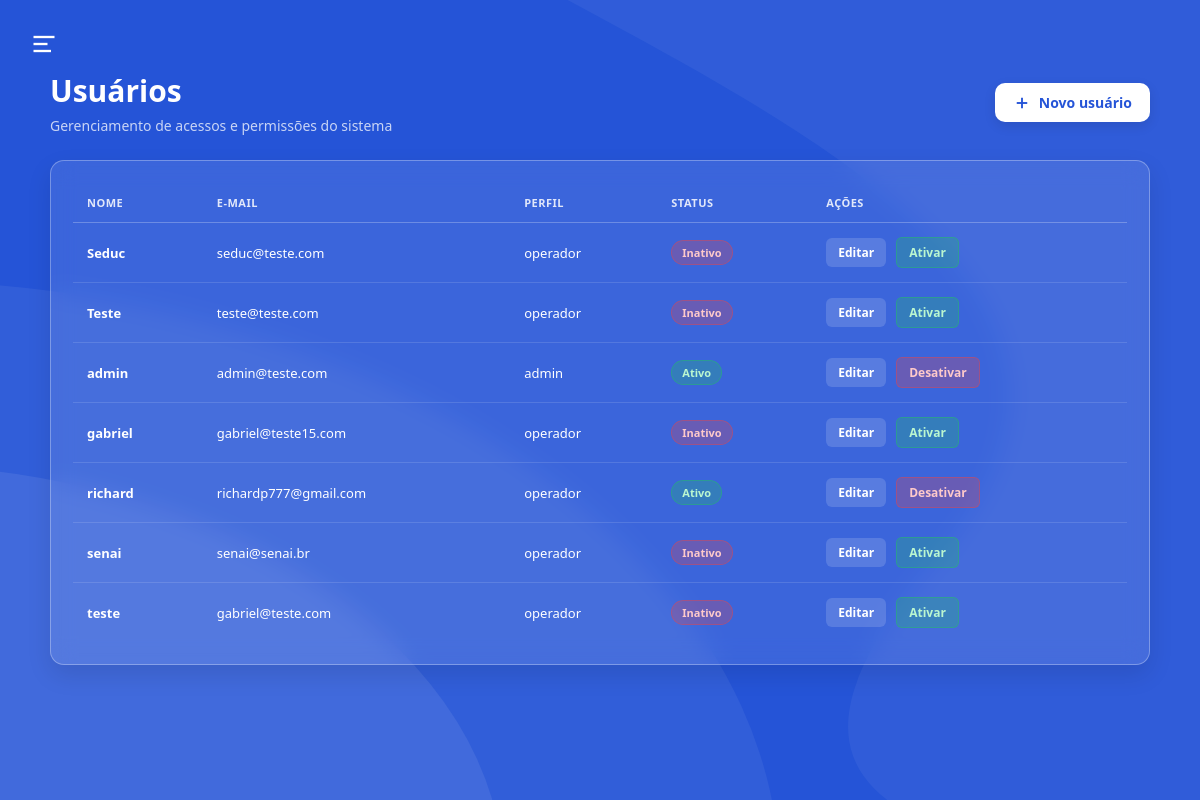
The page /usuarios/ (signed in) on the database as committed earlier.
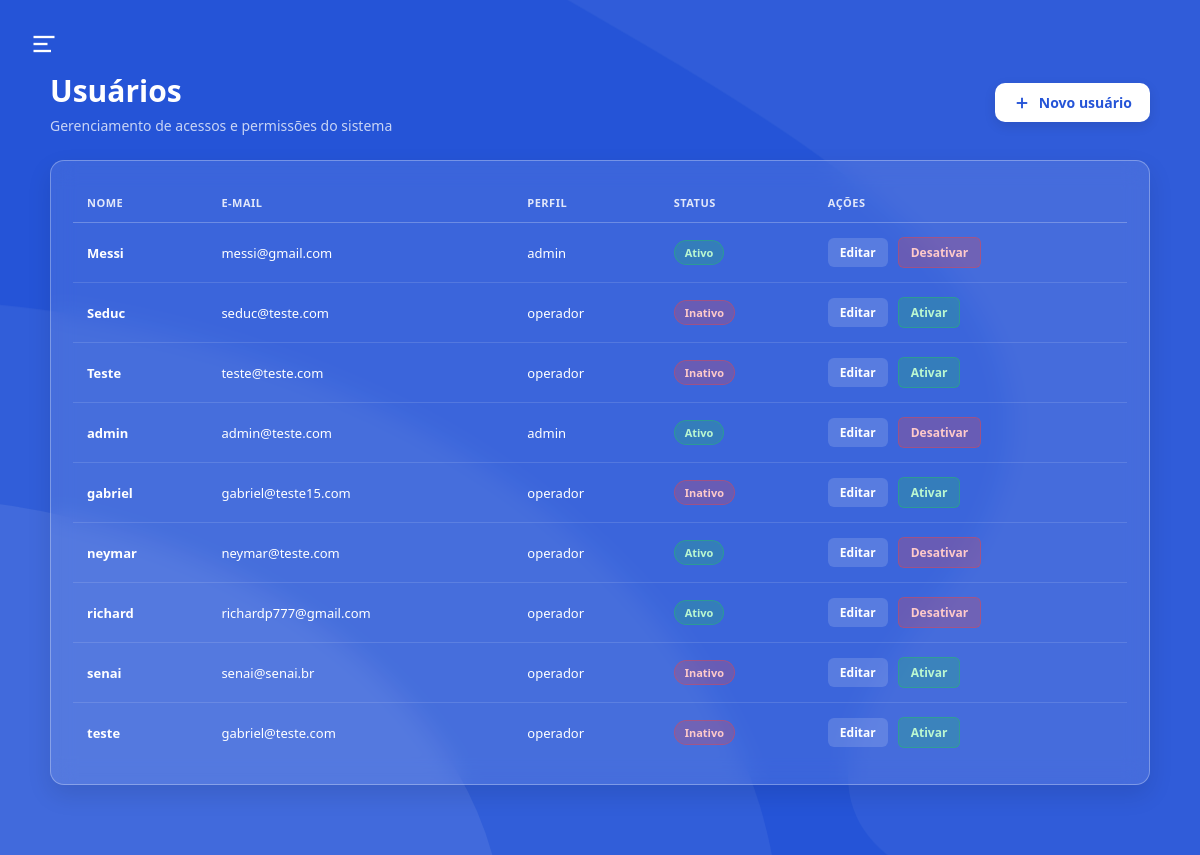
The same page on the database as committed later.
### app/models/usuarios.py (models this page shows)
class Usuario(Base):
    __tablename__ = "usuarios"
    id = Column(Integer, primary_key=True, autoincrement=True)
    nome = Column(String(100), nullable=False)
    email = Column(String(150), unique=True, nullable=False)
    senha_hash = Column(String(255), nullable=False)
    role = Column(String(20), nullable=False, default="operador")
    ativo = Column(Boolean, default=True)
    criando_em = Column(DateTime, server_default=func.now())

### app/controllers/usuario_controller.py (the view)
@router.get("/")
def listar_usuarios(
    request: Request,
    db: Session = Depends(get_db),
    admin = Depends(get_admin)  # bloqueia quem não é admin
):
    usuarios = db.query(Usuario).order_by(Usuario.nome).all()
    return templates.TemplateResponse(
        request,
        "usuarios/index.html",
        {
            "request": request,
            "usuario": admin,   # dados de quem está logado (para navbar)
            "usuarios": usuarios  # lista para exibir na tabela
        }
    )

### app/templates/usuarios/index.html (shortened to what this page needs)
<!DOCTYPE html>
<html lang="pt-br">
<head>
</head>
<body>
    <aside class="sidebar">
        <button class="btn-close-sidebar" id="closeSidebarBtn" aria-label="Fechar menu">
        </button>
        <nav class="sidebar-menu">
            <a href="/dashboard" class="sidebar-item">
            </a>
            <a href="/pdv" class="sidebar-item">
            </a>
            <a href="/categorias" class="sidebar-item">
            </a>
            <a href="/produtos" class="sidebar-item">
            </a>
            <a href="/clientes" class="sidebar-item">
            </a>
            <a href="/movimentacoes" class="sidebar-item">
            </a>
            <a href="/usuarios" class="sidebar-item active">
            </a>
        </nav>
    </aside>
    <main class="main-screen">
        <header class="app-header">
            <button class="btn-menu" id="openSidebarBtn" aria-label="Abrir menu">
                <svg viewBox="0 0 24 24">
                    <line x1="3" y1="6" x2="21" y2="6"></line>
                    <line x1="3" y1="12" x2="15" y2="12"></line>
                    <line x1="3" y1="18" x2="18" y2="18"></line>
                </svg>
            </button>
        </header>
        <section class="dashboard">
            <div class="dashboard-header">
                <div class="dashboard-title">
                    <h1>Usuários</h1>
                    <p>Gerenciamento de acessos e permissões do sistema</p>
                </div>
                <a href="/usuarios/novo" class="btn-primary">
                    <svg width="18" height="18" viewBox="0 0 24 24" fill="none" stroke="currentColor" stroke-width="2.5"><line x1="12" y1="5" x2="12" y2="19"></line><line x1="5" y1="12" x2="19" y2="12"></line></svg>
                    Novo usuário
                </a>
            </div>
            <div class="dashboard-card">
                <table class="styled-table">
                    <thead>
                        <tr>
                            <th>Nome</th>
                            <th>E-mail</th>
                            <th>Perfil</th>
                            <th>Status</th>
                            <th>Ações</th>
                        </tr>
                    </thead>
                    <tbody>
                        {% for u in usuarios %}
                        <tr>
                            <td><strong>{{ u.nome }}</strong></td>
                            <td>{{ u.email }}</td>
                            <td>{{ u.role }}</td>
                            <td>
                                <span class="status-badge {{ 'ativo' if u.ativo else 'inativo' }}">
                                    {{ "Ativo" if u.ativo else "Inativo" }}
                                </span>
                            </td>
                            <td>
                                <div class="actions-cell">
                                    <a href="/usuarios/{{ u.id }}/editar" class="action-link">Editar</a>
                                    <form action="/usuarios/{{ u.id }}/toggle-ativo" method="post" style="display:inline">
                                        <button type="submit" class="action-btn {{ 'ativar' if not u.ativo else '' }}">
                                            {{ "Desativar" if u.ativo else "Ativar" }}
                                        </button>
                                    </form>
                                </div>
                            </td>
                        </tr>
                        {% endfor %}
                    </tbody>
                </table>
            </div>
        </section>
    </main>
</body>
</html>

Rows that differ between the two databases and show on the page:
added Usuario: nome "Messi", email "messi@gmail.com", role "admin", ativo "Ativo", ativo "Desativar"
added Usuario: nome "neymar", email "neymar@teste.com", role "operador", ativo "Ativo", ativo "Desativar"
